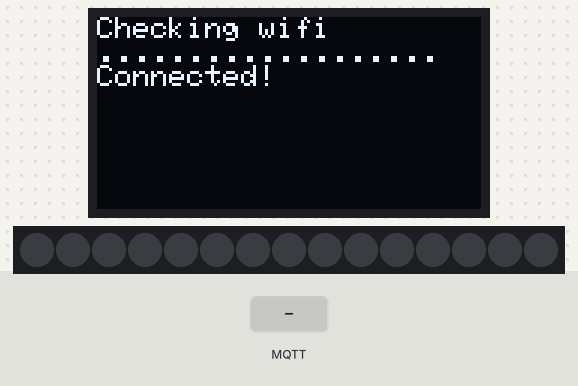
Bench run of a program on a simulated ESP32. On the bench: 128×64 one-colour display, 15 RGB LEDs in strip order, left to right. The test bench sets the inputs (shaded band). WiFi joins after 1.5 s; servers stay silent unless stated; no MQTT or app messages arrive unless stated; what the program prints to the serial monitor is not drawn.

Above: at 1.7 s.
At 6.9 s:
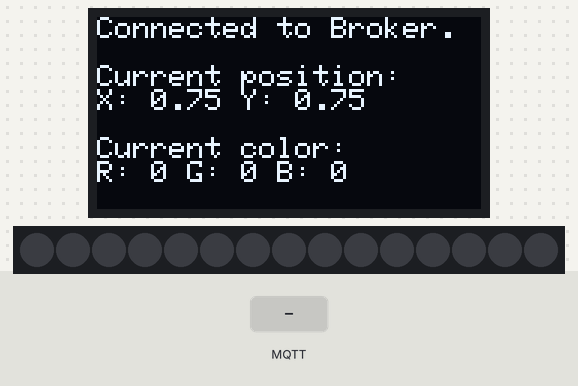
7.0 s: MQTT message "1" arrives on the second subscribed topic
At 7.7 s:
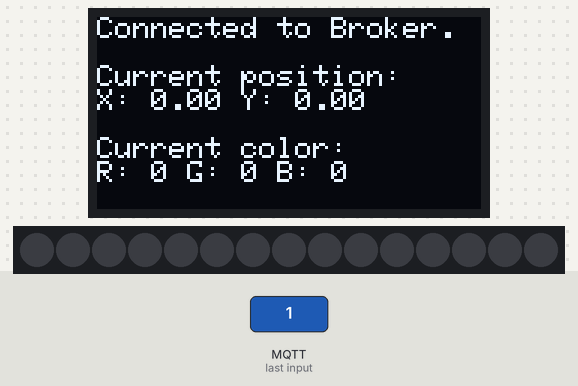
Timing chart, 0 to 10.0 s (numbered marks = the images above; inputs shaded):
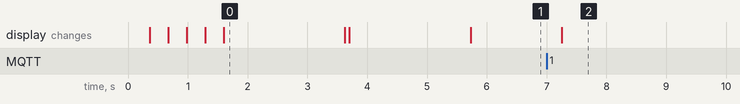

Measured:
- after the input at 7.0 s, the display: changes after 0.26 s (image 2)
- what the display in image 0 shows lasts 2.0 s, from 1.6 s to 3.6 s

The program:

main.cpp
```cpp
//-----------------------------------------------
// Program: Swimming Pixel Slave (ESP32)
// File: Main
// Karlsruhe University of Applied Science
// Authors: Patrick Rodinger, Lukas Reimold
// Current Status: Release (22.04.2020)
//------------------------------------------------

#include <WiFi.h>
#include <MQTT.h>
#include <SPI.h>
#include <Wire.h>
#include <Adafruit_GFX.h>
#include <Adafruit_SSD1306.h>
#include "CPixel.h"

//-------------------Creating pixel with position parameters----------------------
CPixel pixel(0.75,0.75);

//-----------------------Defines for OLED display---------------------------------
#define SCREEN_WIDTH 128 // OLED display width, in pixels
#define SCREEN_HEIGHT 64 // OLED display height, in pixels

// Declaration for an SSD1306 display connected to I2C (SDA, SCL pins)
#define OLED_RESET    false // Reset pin # (or -1 if sharing Arduino reset pin)
Adafruit_SSD1306 display(SCREEN_WIDTH, SCREEN_HEIGHT, &Wire, OLED_RESET);

//------------------------Defines for Neo-Pixel ring ------------------------------
#define LED_PIN   18  // Which pin on the Arduino is connected to the NeoPixels? // On a Trinket or Gemma we suggest changing this to 1:
#define LED_COUNT 15 // How many NeoPixels are attached to the Arduino?
Adafruit_NeoPixel strip(LED_COUNT, LED_PIN, NEO_GRB + NEO_KHZ800);

//---------------------------Defines Wifi Connection ------------------------------
const char ssid[] = "ObiWlanKenobi";  // Enter hotspot name
const char pass[] = "12344321";   // Enter hotspot password
const char MQTT_BROKER_ADDRESS[] = "192.168.137.1"; //Enter the IPv4-Adress of the MQTT Broker

WiFiClient net;
MQTTClient client(25000); //sets maximum message-size to ~25kB

//-------------------------------Defines MQTT topics------------------------------
const char TOPIC_PIXEL_RGB_COORDS[] = "pixel/rgbCoords";
const char TOPIC_PIXEL_POSITION[] = "pixel/position";

//-----------------------------Function Prototypes----------------------------------
///Function to set every LED of the NeoPixel to one color
void setEveryPixelColor(int * pColor);

//Function to establish connection to WiFi and MQTT
void connect();

//Function gets called on receiving a message via MQTT
void messageReceived(String &topic, String &input);

//-----------------------------Display-Helper-Functions----------------------------------
void clearDisplay()
{
  display.clearDisplay();
  display.setCursor(0,0);
}

void printlnAndDisplay(String msg)
{
  display.println(msg);
  display.display();

}

void printAndDisplay(String msg)
{
  display.print(msg);
  display.display();
}

void updateDisplay()
{
  clearDisplay();
  display.println("Connected to Broker."); display.println("");
  display.println("Current position: "); display.println(pixel.getPositionString()); display.println("");
  display.println("Current color: "); display.println(pixel.getColorString()); display.println("");
  display.display();
}

void log(String message)
{
  Serial.println(message.c_str());
}

//-----------------------gets called on startup--------------------
void setup()
{
  Serial.begin(115200);

  //------------------------OLED-Display--------------------------

    if(!display.begin(SSD1306_SWITCHCAPVCC, 0x3C)) { // Address 0x3C for 128x64
    Serial.println(F("SSD1306 allocation failed"));
    for(;;); // Don't proceed, loop forever
  }
  clearDisplay();
  display.setTextSize(1);
  display.setTextColor(WHITE);

  //------------------------Neo Pixel-------------------------------
  strip.begin();
  strip.show();

  //--------------------WIFI & MQTT Connection----------------------------

  client.begin(MQTT_BROKER_ADDRESS, net); //Set the IP address directly.
  client.onMessage(messageReceived); //Set wich function to call on receiving a MQTT message

  connect(); //connect to WiFi and MQTT
}


void loop() {
  client.loop(); // function to check for new message arrivals

  if (!client.connected()) { // in case of connection loss, the client reconnects
    connect();
    updateDisplay();
  }
    delay(500);
}

//Sets every LED of the Neo Pixel strip to one color
void setEveryPixelColor(int * pColor)
{
   for( int i=0; i<LED_COUNT; i++)
    {
      strip.setPixelColor(i , pColor[0], pColor[1], pColor[2]); // (Led-number, Color)
    }
    strip.show();
}

void messageReceived(String &topic, String &input) {

//-----------------------if clauses between topics----------------------------------

  if (topic == TOPIC_PIXEL_RGB_COORDS)
    pixel.updateColor(input); //updates color inside pixel object
  else if(topic == TOPIC_PIXEL_POSITION)  // topic to test different position parameters (ireleveant in release version)
    pixel.setPosition(input);
  setEveryPixelColor(pixel.getColor()); // function to update neo pixel strip
  updateDisplay();
}

void connect() {
// Checking WiFi-Connection
  int i=0;
  log("Checking wifi");
  clearDisplay();
  printlnAndDisplay("Checking wifi");

  WiFi.begin(ssid, pass);
  while (WiFi.status() != WL_CONNECTED) {
    Serial.print(".");
    printAndDisplay(".");
    i++;
          if ( i== 20)
      {
        clearDisplay();
        display.println("Checking wifi");
        i=0;
      }
  }

  log("\nConnected!");
  display.println("");
  printlnAndDisplay("Connected!");
  delay(2000);
  //--------------------Connection to Broker---------------
  log("\nConnecting to Broker");
  clearDisplay();
  printlnAndDisplay("Connecting to Broker");

  while (!client.connect(WiFi.macAddress().c_str(), "try", "try")) {
    Serial.print(".");
    printAndDisplay(".");
    i++;
          if ( i== 20)
      {
        clearDisplay();
        display.println("Connecting to Broker");
        i=0;
      }
  }

  log("\nConnected!");
  display.println("");
  printlnAndDisplay("Connected!");
  delay(2000);
  //---------------Subscribe to Topics--------------------
  client.subscribe(TOPIC_PIXEL_RGB_COORDS);
  client.subscribe(TOPIC_PIXEL_POSITION);

  updateDisplay();
}
```

CGeometry.h
```cpp
//-----------------------------------------------
// Program: Swimming Pixel Slave (ESP32)
// File: CGeometry.h
// Karlsruhe University of Applied Science
// Authors: Patrick Rodinger, Lukas Reimold
// Current Status: Release (22.04.2020)
//------------------------------------------------

class CPoint
{
    public:
        float mX,mY;
        CPoint(){}
        CPoint(float pX, float pY) {mX=pX;mY=pY;}
        void set(float pX, float pY) {mX=pX;mY=pY;}
        void set(CPoint pPoint) {mX = pPoint.mX; mY = pPoint.mY;}
};
```

CPixel.h
```cpp
//-----------------------------------------------
// Program: Swimming Pixel Slave (ESP32)
// File: CPixel.h
// Karlsruhe University of Applied Science
// Authors: Patrick Rodinger, Lukas Reimold
// Current Status: Release (22.04.2020)
//------------------------------------------------

#ifndef CPIXEL_H
#define CPIXEL_H

#include <Adafruit_NeoPixel.h>
#include <ArduinoJson.h>
#include "CGeometry.h"

class CPixel
{
    private:
        CPoint mPosition;
        int mColor [3];
        StaticJsonDocument <25000> mPicture;
    public:
        CPixel(float x, float y);
        //Sets position of the pixel with CPoint(mX, mY)
        void setPosition(CPoint pPoint);
        //Sets position of the pixel with a jsonPoint(['xPos', 'yPos'];)
        void setPosition(String jsonPoint);
        //Gets the curent color of the pixel as [R,G,B]-Array
        int * getColor();
        // Sets mPicture-JSON and updates displayed color
        void setPicture(String & pPicture);
        //Sets displayed color
        void setColor(int r, int g, int b) {mColor[0] = r; mColor[1] = g; mColor[2] = b;}
        //Sets displayed color
        void setColor(int rgb [3]) {setColor(rgb[0], rgb[1], rgb[2]);}
        //Gets current position as string
        String getPositionString();
        //Gets current color as string
        String getColorString();
        //Updates displayed color with mPicture and mPosition
        void updateColor();
        //Updates displayed color with a new picture and mPosition
        void updateColor(String & pPicture);
};
#endif
```

CPixel.cpp
```cpp
//-----------------------------------------------
// Program: Swimming Pixel Slave (ESP32)
// File: CPixel.cpp
// Karlsruhe University of Applied Science
// Authors: Patrick Rodinger, Lukas Reimold
// Current Status: Release (22.04.2020)
//------------------------------------------------

#include "CPixel.h"

CPixel::CPixel(float x, float y)
{
    mPosition.mX = x;
    mPosition.mY = y;
}

void CPixel::setPosition(CPoint pPoint){
    mPosition = pPoint;
    updateColor();
}

void CPixel::setPosition(String jsonPoint){
    CPoint temp;
    StaticJsonDocument <100> json;
    deserializeJson(json, jsonPoint);
    setPosition(CPoint(json[0], json[1]));
}

int * CPixel::getColor()
{
    return mColor;
}

String CPixel::getPositionString()
{
    return "X: " + String(mPosition.mX) + " Y: " + String(mPosition.mY);
}
String CPixel::getColorString()
{
    return "R: " + String(mColor[0]) + " G: " + String(mColor[1]) + " B: " + String(mColor[2]);
}
void CPixel::setPicture(String & pPicture)
{
    deserializeJson(mPicture, pPicture); //converting input to a json
}

void CPixel::updateColor()
{
    float widthStep = 1.0 / (float) mPicture["format"]["width"];
    float heigthStep = 1.0 / (float) mPicture["format"]["height"];
    CPoint tempUpperLeft;
    if(mPicture["rgbCoords"].size() == 0) // In case of missing picture data.
    {
        Serial.println("No picture found.");
        return;
    }
    for(int i = 0; i < mPicture["rgbCoords"].size(); i++) // Searching for corresponding color for current position,
    {
        tempUpperLeft.set((float) mPicture["rgbCoords"][i]["upperLeftCoord"][0], (float) mPicture["rgbCoords"][i]["upperLeftCoord"][1]);
        if(mPosition.mX - tempUpperLeft.mX <= widthStep && tempUpperLeft.mY - mPosition.mY <= heigthStep) // Is my current position inside of this image-pixel?
            {
                setColor(mPicture["rgbCoords"][i]["rgbValue"][0], mPicture["rgbCoords"][i]["rgbValue"][1], mPicture["rgbCoords"][i]["rgbValue"][2]);
                Serial.print("Selected UpperLeft: "); Serial.print(tempUpperLeft.mX);Serial.print(" | "); Serial.println(tempUpperLeft.mY);
                return;
            }
    }
    Serial.print("No matching image-pixel found for this position: "); Serial.print(mPosition.mX);Serial.print(" | "); Serial.println(mPosition.mY);;;
}
void CPixel::updateColor(String & pPicture)
{
    setPicture(pPicture);
    updateColor();
}
```
